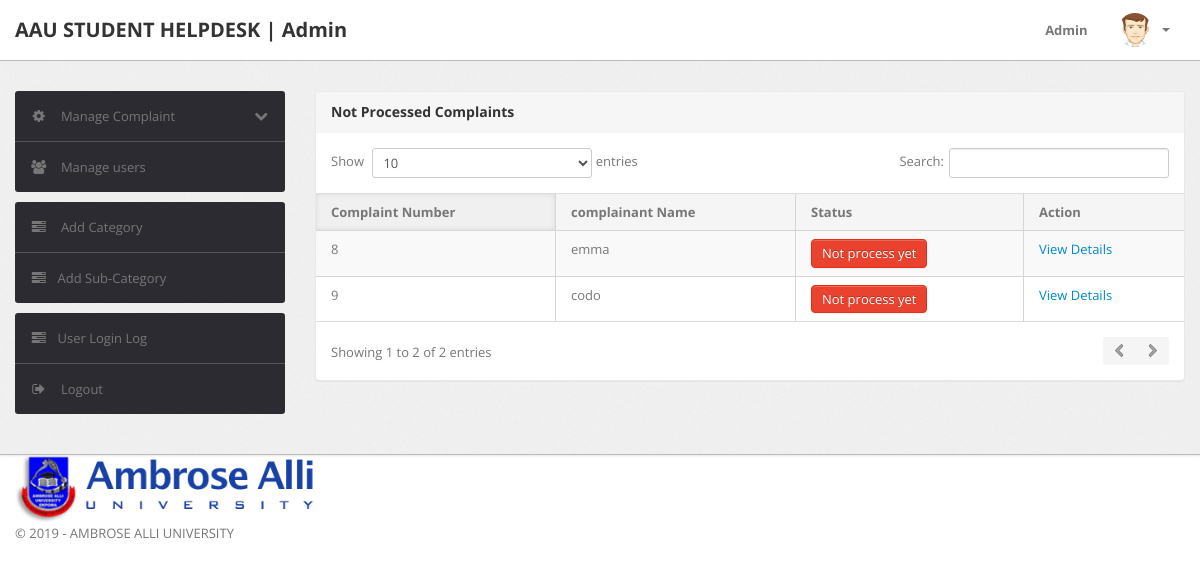
The page /admin/notprocess-complaint.php (signed in) on the database its author committed.
### tables this page shows
CREATE TABLE IF NOT EXISTS `tblcomplaints` (
  `complaintNumber` int(11) NOT NULL AUTO_INCREMENT,
  `userId` int(11) NOT NULL,
  `category` int(11) NOT NULL,
  `subcategory` varchar(255) NOT NULL,
  `complaintDetails` mediumtext NOT NULL,
  `complaintFile` varchar(255) DEFAULT NULL,
  `status` varchar(50) DEFAULT NULL,
  `lastUpdationDate` timestamp NULL DEFAULT '0000-00-00 00:00:00' ON UPDATE CURRENT_TIMESTAMP,
  PRIMARY KEY (`complaintNumber`)
);

CREATE TABLE IF NOT EXISTS `users` (
  `id` int(11) NOT NULL AUTO_INCREMENT,
  `fullName` varchar(255) DEFAULT NULL,
  `userEmail` varchar(255) DEFAULT NULL,
  `password` varchar(255) DEFAULT NULL,
  `contactNo` bigint(11) DEFAULT NULL,
  `address` tinytext,
  `State` varchar(255) DEFAULT NULL,
  `country` varchar(255) DEFAULT NULL,
  `pincode` int(6) DEFAULT NULL,
  `userImage` varchar(255) DEFAULT NULL,
  `updationDate` timestamp NULL DEFAULT '0000-00-00 00:00:00' ON UPDATE CURRENT_TIMESTAMP,
  `status` int(1) DEFAULT NULL,
  PRIMARY KEY (`id`)
);

### admin/notprocess-complaint.php (the view, shortened to what this page needs)
<?php
include('include/config.php');
include('../users/favicon.php');
if(strlen($_SESSION['alogin'])==0)
	{
header('location:index.php');
}
else{
?>
<!DOCTYPE html>
<html lang="en">
<head>
	<link type="text/css" href="bootstrap/css/bootstrap.min.css" rel="stylesheet">
	<link type="text/css" href="bootstrap/css/bootstrap-responsive.min.css" rel="stylesheet">
	<link type="text/css" href="css/theme.css" rel="stylesheet">
	<link type="text/css" href="images/icons/css/font-awesome.css" rel="stylesheet">
</head>
<body>
<?php include('include/header.php');?>
	<div class="wrapper">
		<div class="container">
			<div class="row">
<?php include('include/sidebar.php');?>
			<div class="span9">
					<div class="content">
	<div class="module">
							<div class="module-head">
								<h3>Not Processed Complaints</h3>
							</div>
							<div class="module-body table">
								<table cellpadding="0" cellspacing="0" border="0" class="datatable-1 table table-bordered table-striped	 display" >
									<thead>
										<tr>
											<th>Complaint Number</th>
											<th> complainant Name</th>
											<th>Status</th>
											<th>Action</th>
										</tr>
									</thead>
<tbody>
									<?php
									$query=mysqli_query($con,"SELECT tblcomplaints.*,
															users.fullName as fname from tblcomplaints
															join users on users.id=tblcomplaints.userId
															where tblcomplaints.status is null");
									while($row=mysqli_fetch_array($query))
									{
									?>
										<tr>
											<td><?php print htmlentities($row['complaintNumber']);?></td>
											<td><?php print htmlentities($row['fname']);?></td>
											<td><button type="button" class="btn btn-danger">Not process yet</button></td>
											<td>   <a href="complaint-details.php?cid=<?php echo htmlentities($row['complaintNumber']);?>"> View Details</a>
											</td>
											</tr>
										<?php  } ?>
										</tbody>
								</table>
							</div>
						</div>
					</div>
				</div>
			</div>
		</div>
	</div>
<?php include('include/footer.php');?>
</body>
<?php } ?>

### rows shown on the page
tblcomplaints: complaintNumber "8", userId.fullName "emma"
tblcomplaints: complaintNumber "9", userId.fullName "codo"
